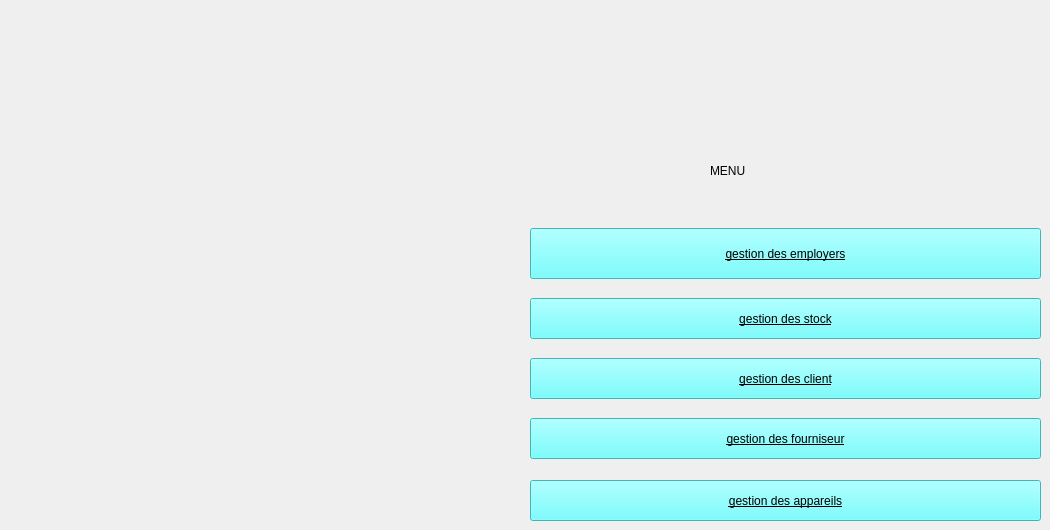
      <widget class="QWidget" name="page_5">
       <widget class="QPushButton" name="fourniseur_2">
        <property name="geometry">
         <rect>
          <x>530</x>
          <y>418</y>
          <width>511</width>
          <height>41</height>
         </rect>
        </property>
        <property name="styleSheet">
         <string notr="true">background-color: rgb(85, 255, 255);
font: 9pt &quot;Segoe UI&quot;;
text-decoration: underline;
font: 700 9pt &quot;Segoe UI&quot;;
color: rgb(0, 0, 0);</string>
        </property>
        <property name="text">
         <string>gestion des fourniseur</string>
        </property>
       </widget>
       <widget class="QToolButton" name="employer_2">
        <property name="geometry">
         <rect>
          <x>530</x>
          <y>228</y>
          <width>511</width>
          <height>51</height>
         </rect>
        </property>
        <property name="styleSheet">
         <string notr="true">background-color: rgb(85, 255, 255);
font: 9pt &quot;Segoe UI&quot;;
text-decoration: underline;
font: 700 9pt &quot;Segoe UI&quot;;
color: rgb(0, 0, 0);</string>
        </property>
        <property name="text">
         <string>gestion des employers</string>
        </property>
       </widget>
       <widget class="QPushButton" name="appareils_2">
        <property name="geometry">
         <rect>
          <x>530</x>
          <y>480</y>
          <width>511</width>
          <height>41</height>
         </rect>
        </property>
        <property name="styleSheet">
         <string notr="true">background-color: rgb(85, 255, 255);
font: 9pt &quot;Segoe UI&quot;;
text-decoration: underline;
font: 700 9pt &quot;Segoe UI&quot;;
color: rgb(0, 0, 0);</string>
        </property>
        <property name="text">
         <string>gestion des appareils</string>
        </property>
       </widget>
       <widget class="QPushButton" name="stock_2">
        <property name="geometry">
         <rect>
          <x>530</x>
          <y>298</y>
          <width>511</width>
          <height>41</height>
         </rect>
        </property>
        <property name="styleSheet">
         <string notr="true">background-color: rgb(85, 255, 255);
font: 9pt &quot;Segoe UI&quot;;
text-decoration: underline;
font: 700 9pt &quot;Segoe UI&quot;;
color: rgb(0, 0, 0);</string>
        </property>
        <property name="text">
         <string>gestion des stock</string>
        </property>
       </widget>
       <widget class="QLabel" name="label_34">
        <property name="geometry">
         <rect>
          <x>710</x>
          <y>140</y>
          <width>191</width>
          <height>61</height>
         </rect>
        </property>
        <property name="styleSheet">
         <string notr="true">font: 700 36pt &quot;Segoe UI&quot;;</string>
        </property>
        <property name="text">
         <string>MENU</string>
        </property>
       </widget>
       <widget class="QPushButton" name="client_2">
        <property name="geometry">
         <rect>
          <x>530</x>
          <y>358</y>
          <width>511</width>
          <height>41</height>
         </rect>
        </property>
        <property name="styleSheet">
         <string notr="true">background-color: rgb(85, 255, 255);
font: 9pt &quot;Segoe UI&quot;;
text-decoration: underline;
font: 700 9pt &quot;Segoe UI&quot;;
color: rgb(0, 0, 0);</string>
        </property>
        <property name="text">
         <string>gestion des client</string>
        </property>
       </widget>
      </widget>
